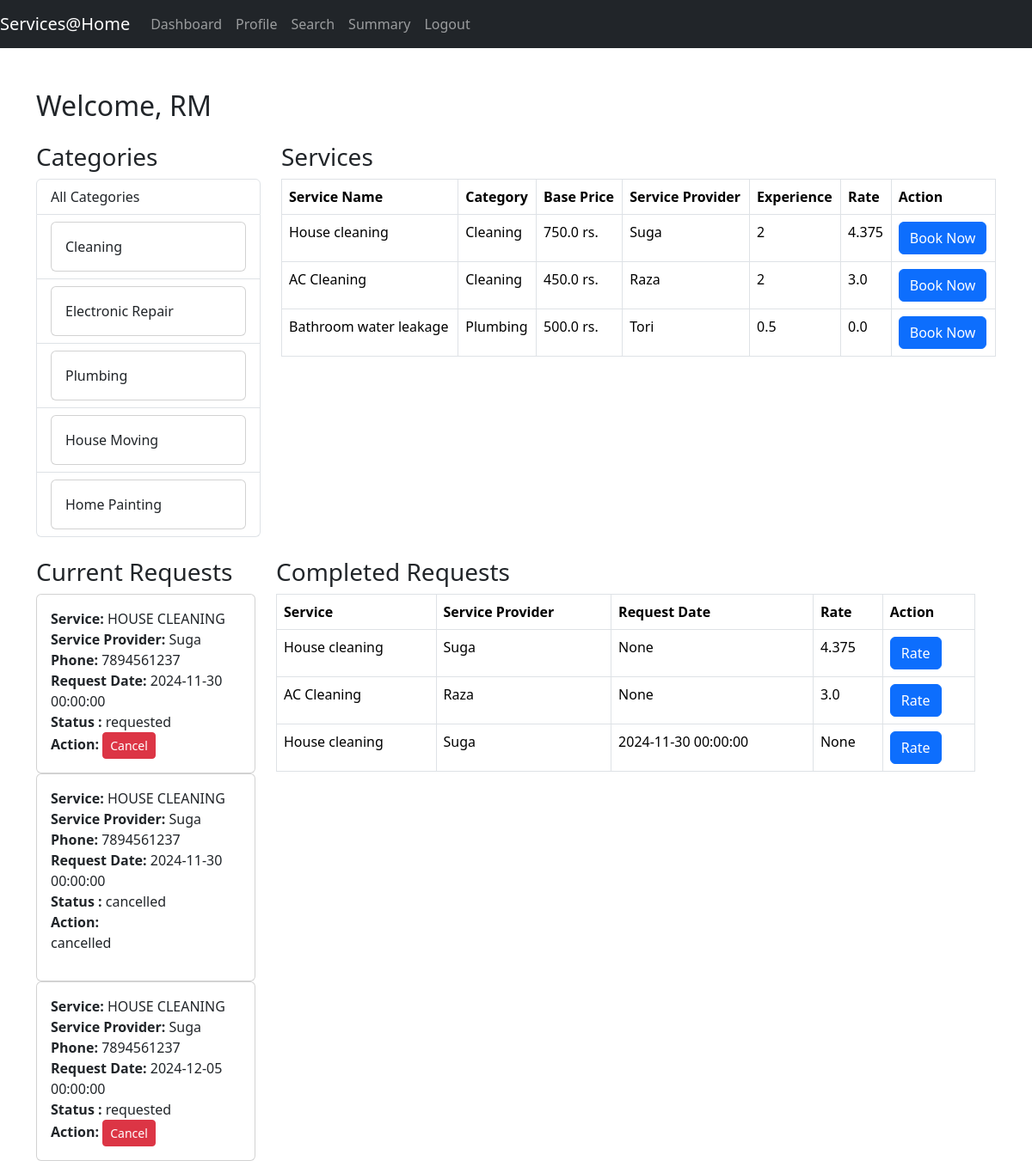
/customer/dashboard (signed in), run on the app's committed database.
### app/models.py (models this page shows)
class User(UserMixin, db.Model):
    __tablename__ = 'users'
    id = db.Column(db.Integer, primary_key=True)
    email = db.Column(db.String(100), unique=True, nullable=False)
    password = db.Column(db.String(100), nullable=False)
    name = db.Column(db.String(100), nullable=True)
    role = db.Column(db.String(20), nullable=False)  # 'customer' or 'professional'
    address = db.Column(db.String(100), nullable= False)
    pin_code = db.Column(db.String(6), nullable = False)
    contact_no = db.Column(db.String(10), nullable = True)

class Category(db.Model):
    __tablename__ = 'categories'
    id = db.Column(db.Integer, primary_key=True)
    name = db.Column(db.String(100), nullable=False, unique=True)
    services = db.relationship('Service', back_populates='category')

class Service(db.Model):
    __tablename__ = 'services'
    id = db.Column(db.Integer, primary_key=True)
    name = db.Column(db.String(100), nullable=False)
    base_price = db.Column(db.Float, nullable=False)
    category_id = db.Column(db.Integer, db.ForeignKey('categories.id', name='fk_service_category'), nullable=False)
    professional_email = db.Column(db.String(100), db.ForeignKey('professionals.email', name='fk_service_professional'), nullable=True)
    rate = db.Column(db.Float, nullable=True)
    professional = db.relationship('Professional', back_populates='services')
    category = db.relationship('Category', back_populates='services')

class Professional(db.Model):
    __tablename__ = 'professionals'
    id = db.Column(db.Integer, primary_key=True)
    email = db.Column(db.String(100), unique=True, nullable=False)
    password = db.Column(db.String(100), nullable=False)
    name = db.Column(db.String(100), nullable=True)
    role = db.Column(db.String(20), nullable=False)  # 'customer' or 'professional'
    service = db.Column(db.String(100), nullable= False)
    pin_code = db.Column(db.String(6), nullable = False)
    contact_no = db.Column(db.String(10), nullable = True)
    expireance = db.Column(db.Integer, nullable = False)
    people = db.Column(db.Integer, nullable = False, default=1)
    base_price = db.Column(db.Float, nullable = False)
    city = db.Column(db.String(100), nullable=True)
    category = db.Column(db.String(100), nullable=True)
    approved = db.Column(db.Boolean, default=False)
    rate = db.Column(db.Float, nullable=True, default=0.0)
    services = db.relationship('Service', back_populates='professional')

class ServiceRequest(db.Model):
    __tablename__ = 'service_requests'
    id = db.Column(db.Integer, primary_key=True)
    customer_id = db.Column(db.Integer, db.ForeignKey('users.id', name='fk_service_request_customer'), nullable=False)
    professional_id = db.Column(db.Integer, db.ForeignKey('users.id', name='fk_service_request_professional'), nullable=True)
    service_id = db.Column(db.Integer, db.ForeignKey('services.id', name='fk_service_request_service'), nullable=False)
    location = db.Column(db.String(100), nullable=False)
    pin_code = db.Column(db.String(10), nullable=False)
    date_of_request = db.Column(db.DateTime , server_default=func.now())
    status = db.Column(db.String(20), nullable=False)  # 'requested', 'assigned', 'closed'
    remarks = db.Column(db.Text)
    rate = db.Column(db.Float, nullable=True)
    customer = db.relationship('User', foreign_keys=[customer_id])
    professional = db.relationship('User', foreign_keys=[professional_id])
    service = db.relationship('Service')

### app.py (the view)
@app.route('/customer/dashboard')
@login_required
@require_role('customer')
def customer_dashboard():
    categories = Category.query.all()
    services_by_category = {}
    services_list = Service.query.all()
    professional_list = Professional.query.all()
    services_by_category = {category.id: category.services for category in categories}
    service_history = ServiceRequest.query.filter_by(customer_id=current_user.id).all()
    completed_request_list = []
    current_request_list = []
    for request in service_history:
        service = Service.query.filter_by(id=request.service_id).first()
        professional = Professional.query.filter_by(id=request.professional_id).first()
        if not request.status == 'completed':
            current_request_list.append({
                'service' : service.name,
                'professional' : professional.name,
                'date_of_request' : request.date_of_request,
                'professional_phone' : professional.contact_no,
                'status' : request.status,
                'id' : request.id
            })
        elif request.status == 'completed':
             completed_request_list.append({
            'service': service.name,
            'professional': professional.name,
            'date_of_request': request.date_of_request,
            'professional_id' : request.professional_id,
            'rate' : request.rate,
            'service_id' : request.service_id
            })
    return render_template(
        'customer_dashboard.html',
        customer=current_user,
        categories=categories,
        services_list=services_list,
        services_by_category=services_by_category,
        completed_request_list=completed_request_list,
        professional_list=professional_list,
        current_request_list=current_request_list
    )

### app.py (called while the page is built)
@login_manager.user_loader
def load_user(user_id):
    user_id = int(user_id)
    return User.query.filter_by(id=user_id).first()

### app/utils.py (called while the page is built)
def require_role(role):
    def wrapper(f):
        @wraps(f)
        def decorated_function(*args, **kwargs):
            if not current_user.is_authenticated or current_user.role != role:
                flash("Unauthorized access.", "error")
                return redirect(url_for('login'))
            return f(*args, **kwargs)
        return decorated_function
    return wrapper

### app/templates/customer_dashboard.html (shortened to what this page needs)
<!DOCTYPE html>
<html lang="en">
<head>
    <link href="https://cdn.jsdelivr.net/npm/bootstrap@5.3.3/dist/css/bootstrap.min.css" rel="stylesheet">
</head>
<body>
    <nav class="navbar navbar-expand-lg navbar-dark bg-dark">
        <a class="navbar-brand" href="{{ url_for('index')}}">Services@Home</a>
        <div class="collapse navbar-collapse">
            <ul class="navbar-nav ml-auto">
                <li class="nav-item"><a class="nav-link" href="{{ url_for('customer_dashboard') }}">Dashboard</a></li>
                <li class="nav-item"><a class="nav-link" href="{{ url_for('customer_profile') }}">Profile</a></li>
                <li class="nav-item"><a class="nav-link" href="{{ url_for('customer_search') }}">Search</a></li>
                <li class="nav-item"><a class="nav-link" href="{{ url_for('customer_summary') }}">Summary</a></li>
                <li class="nav-item"><a class="nav-link" href="{{ url_for('login') }}">Logout</a></li>
            </ul>
        </div>
    </nav>
    <div class="container mt-5">
        <h2>Welcome, {{ customer.name }}</h2>
        <div class="row mt-4">
            <div class="col-md-3">
                <h3>Categories</h3>
                <div class="list-group">
                    <a href="#" class="list-group-item list-group-item-action" onclick="filterByCategory(0)">All
                        Categories</a>
                    {% for category in categories %}
                    <a href="#" class="list-group-item list-group-item-action" onclick="filterByCategory(category.id)">
                        <div class="card">
                            <div class="card-body">
                                {{ category.name }}
                            </div>
                        </div>
                    </a>
                    {% endfor %}
                </div>
            </div>
            <div class="col-md-9">
                <h3>Services</h3>
                <div id="serviceList">
                    <table class="table table-bordered">
                        <thead>
                            <tr>
                                <th>Service Name</th>
                                <th>Category</th>
                                <th>Base Price</th>
                                <th>Service Provider</th>
                                <th>Experience</th>
                                <th>Rate</th>
                                <th>Action</th>
                            </tr>
                        </thead>
                        <tbody>
                            {% for service in services_list %}
                            <tr data-category-id="{{ service.category.id }}">
                                <td>{{ service.name }}</td>
                                <td>{{ service.category.name }}</td>
                                <td>{{ service.base_price }} rs.</td>
                                <td>{{ service.professional.name }}</td>
                                <td>{{ service.professional.expireance }}</td>
                                <td>{{ service.professional.rate }}</td>
                                <td>
                                    <button class="btn btn-primary"
                                        onclick="bookService({{ service.id }}, {{ service.professional.id if service.professional else 'null' }})">
                                        Book Now
                                    </button>
                                </td>
                            </tr>
                            {% endfor %}
                        </tbody>
                    </table>
                </div>
            </div>
            <div class="row mt-4">
                <div class="col-md-3">
                    <h3>Current Requests</h3>
                    <div class="current-service">
                        {% for service in current_request_list %}
                        <div class="card">
                            <div class="card-body">
                                <strong>Service:</strong> {{ service.service|upper }}<br>
                                <strong>Service Provider:</strong> {{ service.professional }}<br>
                                <strong>Phone:</strong> {{ service.professional_phone }}<br>
                                <strong>Request Date:</strong> {{ service.date_of_request }}<br>
                                <strong>Status :</strong> {{ service.status }}<br>
                                <strong>Action:</strong>
                                <form method="POST" action="{{ url_for('customer_service_request') }}"
                                    style="display:inline;">
                                    {% if service.status == 'accepted' %}
                                    <button type="submit" name="action" value="complete"
                                        class="btn btn-success btn-sm">Completed</button>
                                    {% elif service.status == 'requested' or service.status == 'accepted' %}
                                    <button type="submit" name="action" value="cancel"
                                        class="btn btn-danger btn-sm">Cancel</button>
                                    {% elif service.status == 'cancelled' or service.status == 'rejected '%}
                                        <p>{{ service.status }}</p>
                                    {% endif %}
                                </form>
                            </div>
                        </div>
                        {% endfor %}
                    </div>
                </div>
                <div class="col-md-9">
                    <h3>Completed Requests</h3>
                    <div class="completed_request_list">
                        <table class="table table-bordered">
                            <thead>
                                <tr>
                                    <th>Service</th>
                                    <th>Service Provider</th>
                                    <th>Request Date</th>
                                    <th>Rate</th>
                                    <th>Action</th>
                                </tr>
                            </thead>
                            <tbody>
                                {% for request in completed_request_list %}
                                <tr>
                                    <td>{{ request.service }}</td>
                                    <td>{{ request.professional }}</td>
                                    <td>{{ request.date_of_request }}</td>
                                    <td>{{ request.rate }}</td>
                                    <td>
                                        <button class="btn btn-primary" ,
                                            onclick="rateProfessional({{ request.professional_id }}, {{ request.service_id}})">
                                            Rate
                                        </button>
                                    </td>
                                </tr>
                                {% endfor %}
                            </tbody>
                        </table>
                    </div>
                </div>
            </div>
        </div>
</body>
</html>

### data on the page
User: name "RM"
Category: name "Cleaning"
Category: name "Electronic Repair"
Category: name "Plumbing"
Category: name "House Moving"
Category: name "Home Painting"
Service: name "House cleaning", category.name "Cleaning", base_price "750.0", professional.name "Suga", professional.expireance "2", professional.rate "4.375", service "HOUSE CLEANING" "HOUSE CLEANING" "HOUSE CLEANING", service "House cleaning" "House cleaning"
Service: name "AC Cleaning", category.name "Cleaning", base_price "450.0", professional.name "Raza", professional.expireance "2", professional.rate "3.0", service "AC Cleaning"
Service: name "Bathroom water leakage", category.name "Plumbing", base_price "500.0", professional.name "Tori", professional.expireance "0.5", professional.rate "0.0"
Professional: professional "Suga" "Suga" "Suga", professional_phone "7894561237" "7894561237" "7894561237", professional "Suga" "Suga"
ServiceRequest: date_of_request "2024-11-30 00:00:00", status "requested"
ServiceRequest: date_of_request "2024-11-30 00:00:00", status "cancelled", status "cancelled"
ServiceRequest: date_of_request "2024-12-05 00:00:00", status "requested"
ServiceRequest: rate "4.375"
Professional: professional "Raza"
ServiceRequest: rate "3.0"
ServiceRequest: date_of_request "2024-11-30 00:00:00"

### other printed values
{{ request.date_of_request }} "None" "None"
{{ request.rate }} "None"
